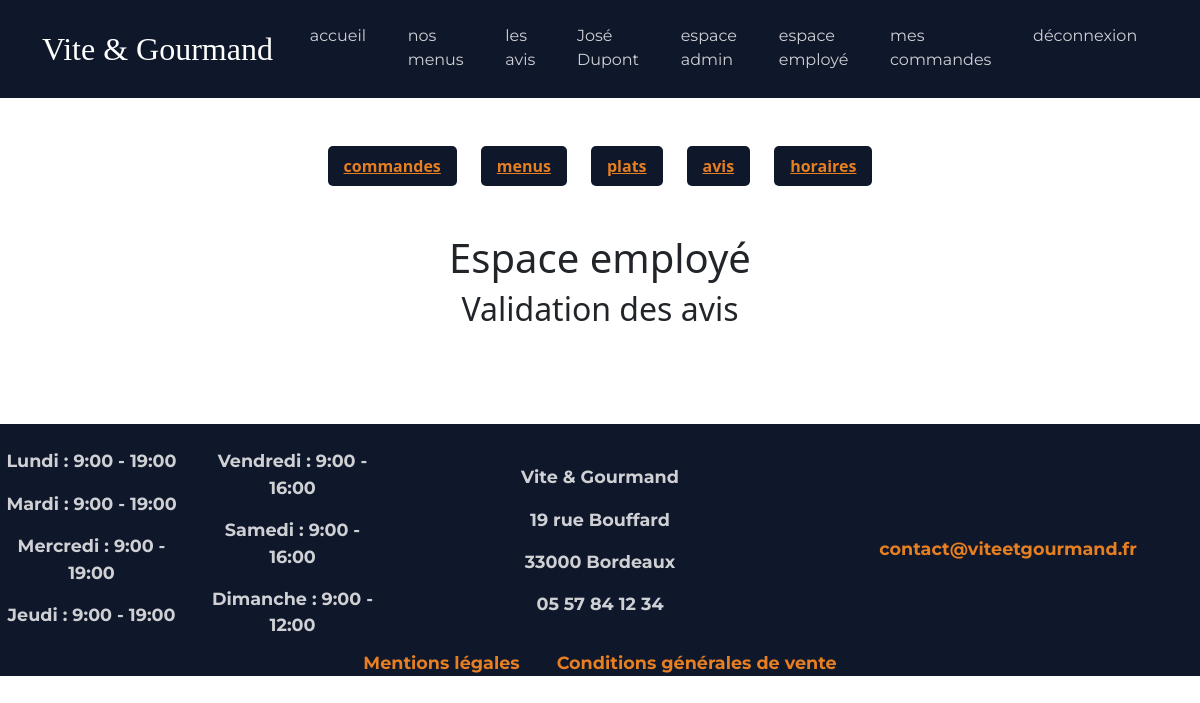
Page /employe/avis (signed in) on the earlier database version.
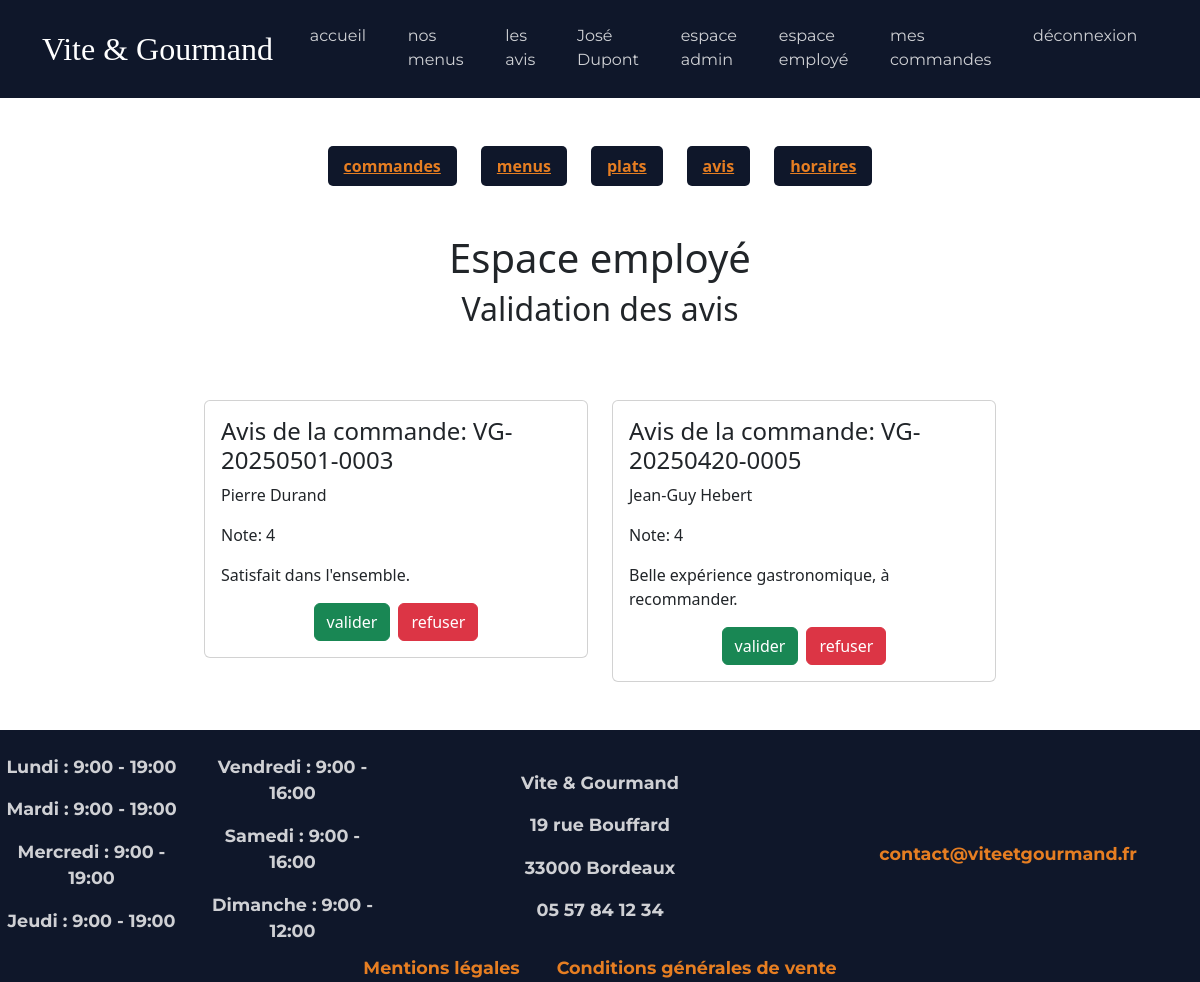
Same page on the later database version.
### tables this page shows
CREATE TABLE horaire(
   Id_horaire INT AUTO_INCREMENT,
   jour VARCHAR(50) NOT NULL,
   heure_ouverture VARCHAR(50) NOT NULL,
   heure_fermeture VARCHAR(50) NOT NULL,
   PRIMARY KEY(Id_horaire)
);

CREATE TABLE avis(
   Id_avis INT AUTO_INCREMENT,
   note INT NOT NULL,
   description_avis VARCHAR(255) NOT NULL,
   statut VARCHAR(255) NOT NULL,
   Id_commande INT NOT NULL,
    
   date_validation DATETIME,
   PRIMARY KEY(Id_avis),
   UNIQUE(Id_commande),
   FOREIGN KEY(Id_commande) REFERENCES commande(Id_commande)
);

CREATE TABLE commande(
   Id_commande INT AUTO_INCREMENT,
   date_commande DATE NOT NULL,
   nbre_pers INT NOT NULL,
   nbre_pers_vegetarien INT,
   montant_total DECIMAL(15,2) NOT NULL,
   prix_livraison DECIMAL(15,2),
   type_livraison VARCHAR(50) NOT NULL,
   adresse_livraison VARCHAR(255),
   code_postal_livraison INT,
   ville_livraison VARCHAR(255) ,
   heure_livraison TIME NOT NULL,
   date_livraison DATE NOT NULL,
   pret_materiel BOOLEAN DEFAULT 0,
   restitution_materiel BOOLEAN DEFAULT 0,
   Id_menu INT NOT NULL,
   Id_Utilisateur INT NOT NULL,
   PRIMARY KEY(Id_commande),
   FOREIGN KEY(Id_menu) REFERENCES menu(Id_menu),
   FOREIGN KEY(Id_Utilisateur) REFERENCES utilisateur(Id_Utilisateur)
);

CREATE TABLE utilisateur(
   Id_Utilisateur INT AUTO_INCREMENT,
   nom VARCHAR(255) NOT NULL,
   prenom VARCHAR(255) NOT NULL,
   email VARCHAR(255) NOT NULL,
   mot_de_passe VARCHAR(255) NOT NULL,
   telephone VARCHAR(50) NOT NULL,
   adresse VARCHAR(255) NOT NULL,
   code_postal VARCHAR(50) NOT NULL,
   ville VARCHAR(255) NOT NULL,
   actif BOOLEAN NOT NULL DEFAULT 1,
   Id_role INT NOT NULL,
    
   reset_token VARCHAR(64) NULL,
   reset_token_expiry DATETIME NULL,
   PRIMARY KEY(Id_Utilisateur),
   UNIQUE(email),
   FOREIGN KEY(Id_role) REFERENCES roles(Id_role)
);

### src/core/Router.php (called while the page is built, shortened)
<?php
class Router
{
    private $routes = [];
    public function add($url, $action)
    {
        $this->routes[$url] = $action;
    }
    public function dispatch()
    {
        $path = parse_url($_SERVER['REQUEST_URI'], PHP_URL_PATH);
        $path = rtrim($path, "/");
        try {
            $action = $this->routes[$path];
            $nomMethode = $action[1];
            $controller = new $nomController();
            $controller->$nomMethode();
        } catch (\Throwable $th) {
            http_response_code(500);
            die("Erreur serveur : " . $th->getMessage());
        }
    }
}

### public/index.php (called while the page is built, shortened)
<?php
$router = new Router();
$router->add('/', [HomeController::class, 'index']);
$router->add('/menus', [MenuController::class, 'index']);
$router->add('/menus/detail', [MenuController::class, 'showDetails']);
$router->add('/menus/filter', [MenuController::class, 'filter']);
$router->add('/connexion', [AuthController::class, 'handleLogin']);
$router->add('/logout', [AuthController::class, 'logout']);
$router->add('/inscription', [AuthController::class, 'handleSignUp']);
$router->add('/reset-password', [AuthController::class, 'handleResetPassword']);
$router->add('/mot-de-passe-oublie', [AuthController::class, 'handleForgotPassword']);
$router->add('/contact', [ContactController::class, 'handleContact']);
$router->add('/avis', [AvisController::class, 'index']);
$router->add('/commande', [OrderController::class, 'handleOrder']);
$router->add('/mon-espace', []);
$router->add('/mon-espace/commandes', [OrderController::class, 'showUserOrders']);
$router->add('/mon-espace/commandes/modifier', [OrderController::class, 'updateOrder']);
$router->add('/mon-espace/commandes/annuler', [OrderController::class, 'deleteOrder']);
$router->add('/mon-espace/avis', [OrderController::class, 'LeaveReview']);
$router->add('/mon-espace/profil', [UserController::class, 'updateProfil']);
$router->add('/employe', [EmployeController::class, 'showOrders']);
$router->add('/employe/statut', [EmployeController::class, 'handleUpdateStatus']);
$router->add('/employe/menus', [EmployeController::class, 'handleMenus']);
$router->add('/employe/plats', [EmployeController::class, 'handlePlats']);
$router->add('/employe/avis', [EmployeController::class, 'handleReviews']);
$router->add('/employe/horaires', [EmployeController::class, 'handleHoraires']);
$router->add('/admin', [AdminController::class, 'handleNewEmploye']);
$router->add('/admin/stats', [AdminController::class, 'handleStats']);
$router->add('/cgv', [LegalController::class, 'showCgv']);
$router->add('/mentions-legales', [LegalController::class, 'showMentionsLegales']);
$router->add('/commande/calculer-frais', [OrderController::class, 'calculerFrais']);
$router->add('/sitemap.xml', [SitemapController::class, 'generate']);
$router->dispatch();

### src/repositories/HoraireRepository.php (called while the page is built, shortened)
<?php
class HoraireRepository
{
    public static function getAllHoraire()
    {
        $pdo = DatabaseConnection::getInstance();
        $stmt = $pdo->prepare("SELECT horaire.* FROM horaire");
        $stmt->execute();
        return $stmt->fetchAll();
    }
}

### src/repositories/ReviewRepository.php (called while the page is built, shortened)
<?php
class ReviewRepository
{
    public static function getPendingReviews()
    {
        $pdo = DatabaseConnection::getInstance();
        $stmt = $pdo->prepare("SELECT avis.*, utilisateur.nom, utilisateur.prenom, commande.date_commande
        FROM avis
        JOIN commande ON avis.Id_commande = commande.Id_commande
        JOIN utilisateur ON commande.Id_Utilisateur = utilisateur.Id_Utilisateur
        WHERE avis.statut = 'En attente' ");
        $stmt->execute();
        $avis = $stmt->fetchAll();
        return $avis;
    }
}

### src/views/employe/avis.php (the view, shortened to what the changed rows need)
<?php require_once('../src/views/layouts/header.php'); ?>
<div class="employe text-center mt-4 mb-4">
    <h1>Espace employé</h1>
    <h2>Validation des avis</h2>
</div>
<div class="row row-cols-1 row-cols-md-3 g-4 mb-5 mt-5 justify-content-center">
    <?php foreach ($avis as $unAvis): ?>
        <div class="col">
        <div class="card w-100" >
            <div class="card-body">
                <h3 class="card-title">Avis de la commande: <?= 'VG-' . date('Ymd', strtotime($unAvis['date_commande'])) . '-' . sprintf('%04d', $unAvis['Id_commande']) ?></h3>
                <p class="card-text"><?= htmlspecialchars($unAvis['prenom'] . ' ' . $unAvis['nom']) ?></p>
                <p>Note: <?= htmlspecialchars($unAvis['note']) ?></p>
                <p><?= htmlspecialchars($unAvis['description_avis']) ?></p>
                <div class="d-flex gap-2 justify-content-center">
                    <form method="POST" action="/employe/avis">
                        <button type="submit" class="btn btn-success">valider</button>
                    </form>
                    <form method="POST" action="/employe/avis">
                        <button type="submit" class="btn btn-danger">refuser</button>
                    </form>
                </div>
            </div>
        </div>
        </div>
    <?php endforeach; ?>
</div>
<?php require_once('../src/views/layouts/footer.php'); ?>

### src/views/layouts/footer.php (shortened to what the changed rows need)
<footer>
    <div class="container-fluid footer text-center pt-4">
        <div class="row align-items-center">
            <div class="col">
                <div class="colonne">
                    <?php
                    $horaires = HoraireRepository::getAllHoraire();
                    foreach ($horaires as $horaire):
                    ?>
                        <p><?= htmlspecialchars($horaire['jour']) ?> : <?= htmlspecialchars($horaire['heure_ouverture']) ?> - <?= htmlspecialchars($horaire['heure_fermeture']) ?></p>
                    <?php endforeach; ?>
                </div>
            </div>
        </div>
    </div>
</footer>

Differences in the rows shown:
added avis: Id_commande.date_commande "20250501", Id_commande "0003", utilisateur.prenom+nom "Pierre Durand", note "4", description_avis "Satisfait dans l'ensemble."
added avis: Id_commande.date_commande "20250420", Id_commande "0005", utilisateur.prenom+nom "Jean-Guy Hebert", note "4", description_avis "Belle expérience gastronomique, à recommander."
